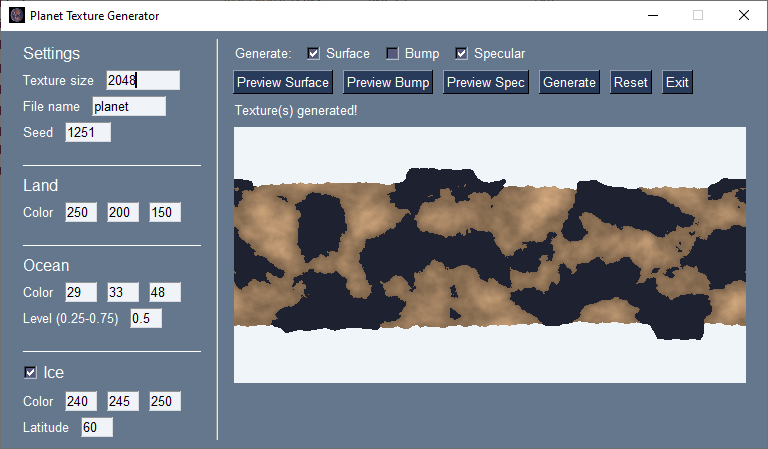

Write the Python code that produced this figure.
from itertools import product
from math import radians, pi, sin, cos, sqrt
from random import randint
import os
import sys
import inspect
from PIL import Image, ImageDraw, ImageFilter
import noise
import PySimpleGUI as sg

def folder(follow_symlinks=True): # Automatic main folder path detection (by jfs)
    if getattr(sys, 'frozen', False): # py2exe, PyInstaller, cx_Freeze
        path = os.path.abspath(sys.executable)
    else:
        path = inspect.getabsfile(folder)
    if follow_symlinks:
        path = os.path.realpath(path)
    return os.path.dirname(path) + "/"
path = folder()

def generate(size, seed, type):
    width = size
    height = round(size/2)
    freq = 1
    octaves = 10
    persistence = 0.5
    lacunarity = 2.0
    tex = Image.new('RGB', (width, height))
    spec = Image.new('RGB', (width, height))
    scale = 5
    latitudes = [lat / scale for lat in range(int(-90 * scale), int(90 * scale) + 1)]
    longitudes = [lng / scale for lng in range(int(-180 * scale), int(180 * scale) + 1)]
    radius = height / pi
    lng_std = 0
    lat_std = 0
    if seed == '':
        rand = randint(-20000, 20000)
    else:
        rand = eval(seed)
    for x, y in product(range(width), range(height)):
        uvx = x / width
        uvy = y / height
        my = sin(uvy * pi - pi / 2)
        mx = cos(uvx * 2 * pi) * cos(uvy * pi - pi / 2)
        mz = sin(uvx * 2 * pi) * cos(uvy * pi - pi / 2)
        z = noise.snoise3(
            (mx + rand) / freq,
            (my + rand) / freq,
            mz / freq,
            octaves=octaves,
            persistence=persistence,
            lacunarity=lacunarity
        )
        z_normalized = (z + 1) / 2
        if type == 'Surface':
            color_a = (int(z_normalized*eval(values['LandR'])), int(z_normalized*eval(values['LandG'])), int(z_normalized*eval(values['LandB'])))
            color_b = (eval(values['OceanR']), eval(values['OceanG']), eval(values['OceanB']))
        if type == 'Bump':
            color_a = (int(z_normalized*200), int(z_normalized*200), int(z_normalized*200))
            color_b = (0, 0, 0)
        if type == 'Specular':
            color_a = (0, 0, 0)
            color_b = (255, 255, 255)
        if z_normalized > eval(values['OceanLevel']):
            color = color_a
        else:
            color = color_b
        tex.putpixel((x, y), color)
    return tex

def add_ice(img, lat, iceColor):
    rand = 20    # maximum random brightness addition
    blur = 2     # noise blur radius
    side = 12    # half side of ice square near land
    snow = 40    # extra brightness on land
    lon = 6      # luminance addition from longitude
    w0 = img.size[0]
    w = int(w0 * 1.5)
    h = img.size[1]
    # Create maps one and a half times longer than the original
    base = Image.new('RGB', (w, h))
    spec = Image.new('L', (w, h), 255) # water map
    mask = Image.new('L', (w, h)) # conditionally temperature map
    draw_spec = ImageDraw.Draw(spec)
    draw_mask = ImageDraw.Draw(mask)
    base.paste(img, (0, 0))
    base.paste(img, (w0, 0))
    draw_base = ImageDraw.Draw(base)
    # Add polar ice caps to the mask and fill in the water map
    for x in range(w):
        for y in range(h):
            br = 255 * (1 + sin(pi * (1 + y/h))) # formula of caps from illumination
            br += lon * sin(pi*(1 + 3*x / w))  # roughness by longitude
            color = base.getpixel((x, y))
            if not (color[0] == eval(values['OceanR']) and color[1] == eval(values['OceanG']) and color[2] == eval(values['OceanB'])):
                br += snow
                draw_spec.point((x, y), 0)
            br += randint(-rand, rand)
            draw_mask.point((x, y), int(br))
    # "Pulling" ice to the continents using the Pluto-Charon heights method
    p = spec.load()
    for x, y in product(range(w), range(h)):
            b0 = p[x, y]
            if b0 != 0:
                n = 0
                while True:
                    n += 1
                    if x+n >= w or y+n >= h or x-n <= 0 or y-n <= 0:
                        break
                    if n > side:
                        break
                    for i in range(1, n+1):
                        if 0 in [p[x+i, y+n], p[x+i, y-n], p[x-i, y+n], p[x-i, y-n], p[x+n, y+i], p[x+n, y-i], p[x-n, y+i], p[x-n, y-i]]:
                            a = 1 - sqrt(n**2 + i**2) / side
                            b1 = mask.getpixel((x, y)) + int(a * snow/4)
                            draw_mask.point((x, y), b1)
                            break
    # Transferring ice from mask to base map
    mask = mask.filter(ImageFilter.GaussianBlur(blur))
    mask.save(path + 'mask.png')
    base = base.convert('RGBA')
    draw_base = ImageDraw.Draw(base)
    limit = (1 - abs(cos(radians(lat)))) * 255
    for x, y in product(range(w), range(h)):
        if mask.getpixel((x, y)) > limit:
            color = iceColor
            draw_spec.point((x, y), 64)
        else:
            color = base.getpixel((x, y))
        draw_base.point((x, y), color)
    # Move the piece, cut off the excess and save
    crop = (w0, 0, int(1.25 * w0), h)
    base.paste(base.crop(crop))
    spec.paste(spec.crop(crop))
    cut = (0, 0, w0, h) # original size
    os.remove(path + 'mask.png')
    return [base.crop(cut), spec.crop(cut)]

left = [
    [sg.Text('Settings', font=("arial", 12))],
    [sg.Text('Texture size'), sg.Input(size=(10, 1), key='TexSize', default_text='2048')],
    [sg.Text('File name'), sg.Input(size=(10, 1), key='Filename', default_text='planet')],
    [sg.Text('Seed'), sg.Input(size=(6, 1), key='Seed', default_text=randint(-20000, 20000))],
    [sg.Text("_" * 32, size=(22, 1))],
    [sg.Text('Land', font=("arial", 12))],
    [sg.Text('Color'),
    sg.Input(size=(4, 1), key='LandR', default_text='250'),
    sg.Input(size=(4, 1), key='LandG', default_text='200'),
    sg.Input(size=(4, 1), key='LandB', default_text='150')],
    [sg.Text("_" * 32, size=(22, 1))],
    [sg.Text('Ocean', font=("arial", 12))],
    [sg.Text('Color'),
    sg.Input(size=(4, 1), key='OceanR', default_text='29'),
    sg.Input(size=(4, 1), key='OceanG', default_text='33'),
    sg.Input(size=(4, 1), key='OceanB', default_text='48')],
    [sg.Text('Level (0.25-0.75)'), sg.Input(size=(4, 1), key='OceanLevel', default_text='0.5')],
    [sg.Text("_" * 32, size=(22, 1))],
    [sg.Checkbox('Ice', font=("arial", 12), key='Ice', default=False, enable_events=True)],
    [sg.Text('Color'),
    sg.Input(size=(4, 1), key='IceR', default_text='240', disabled=True, disabled_readonly_text_color='#444444', disabled_readonly_background_color='#bbbbbb'),
    sg.Input(size=(4, 1), key='IceG', default_text='245', disabled=True, disabled_readonly_text_color='#444444', disabled_readonly_background_color='#bbbbbb'),
    sg.Input(size=(4, 1), key='IceB', default_text='250', disabled=True, disabled_readonly_text_color='#444444', disabled_readonly_background_color='#bbbbbb')],
    [sg.Text('Latitude'), sg.Input(size=(4, 1), key='IceLevel', default_text='60', disabled=True, disabled_readonly_text_color='#444444', disabled_readonly_background_color='#bbbbbb')],
]
right = [
    [sg.Text('Generate:'), sg.Checkbox('Surface', key='Surface', default=True), sg.Checkbox('Bump', key='Bump', default=False), sg.Checkbox('Specular', key='Spec', default=True)],
    [sg.Button('Preview Surface'), sg.Button('Preview Bump'), sg.Button('Preview Spec'), sg.Button('Generate'), sg.Button('Reset'), sg.Button('Exit')],
    [sg.Text(size=(25, 1), key='Output')],
    [sg.Image(path+'blank.png', key='Preview')],
]
layout = [
    [sg.Column(left), sg.VSeperator(), sg.Column(right)]
]
window = sg.Window('Planet Texture Generator', layout, icon='icon.ico')

while True:
    event, values = window.read()
    temp = Image.new('RGB', (512, 256), (255, 255, 255))
    temp.save(path + 'temp.png')

    if event == sg.WIN_CLOSED or event == 'Exit':
        os.remove(path + 'temp.png')
        break

    if event == 'Reset':
        window['TexSize'].update('2048')
        window['Filename'].update('planet')
        window['Seed'].update(randint(-20000, 20000))
        window['LandR'].update('250')
        window['LandG'].update('200')
        window['LandB'].update('150')
        window['OceanR'].update('29')
        window['OceanG'].update('33')
        window['OceanB'].update('48')
        window['OceanLevel'].update('0.5')
        window['Ice'].update(False)
        window['IceR'].update('240', disabled=True, text_color='#444444')
        window['IceG'].update('245', disabled=True, text_color='#444444')
        window['IceB'].update('250', disabled=True, text_color='#444444')
        window['IceLevel'].update('60', disabled=True, text_color='#444444')
        window['Surface'].update(True)
        window['Spec'].update(True)
        window['Bump'].update(False)
        window['Output'].update('All fields reset!')

    if event.startswith('Ice'):
        if values['Ice'] == True:
            window['IceR'].update(disabled=False, text_color='#000000')
            window['IceG'].update(disabled=False, text_color='#000000')
            window['IceB'].update(disabled=False, text_color='#000000')
            window['IceLevel'].update(disabled=False, text_color='#000000')
        if values['Ice'] == False:
            window['IceR'].update(disabled=True, text_color='#444444')
            window['IceG'].update(disabled=True, text_color='#444444')
            window['IceB'].update(disabled=True, text_color='#444444')
            window['IceLevel'].update(disabled=True, text_color='#444444')

    if event == 'Preview Surface':
        tex = generate(512, values['Seed'], 'Surface')
        if values['Ice']:
            tex = add_ice(tex, eval(values['IceLevel']), (eval(values['IceR']), eval(values['IceG']), eval(values['IceB'])))[0]
        tex.save(path + 'temp.png')
        window['Preview'].update(path + 'temp.png')
    if event == 'Preview Bump':
        tex = generate(512, values['Seed'], 'Bump')
        tex.save(path + 'temp.png')
        window['Preview'].update(path + 'temp.png')
    if event == 'Preview Spec':
        tex = generate(512, values['Seed'], 'Specular')
        if values['Ice']:
            tex = add_ice(tex, eval(values['IceLevel']), (eval(values['IceR']), eval(values['IceG']), eval(values['IceB'])))[1]
        tex.save(path + 'temp.png')
        window['Preview'].update(path + 'temp.png')

    if event == 'Generate':
        window['Output'].update('Generating texture...')
        if values['LandR'] == '' or values['LandG'] == '' or values['LandB'] == '':
            window['Output'].update('Error: missing land color!')
        elif values['OceanR'] == '' or values['OceanG'] == '' or values['OceanB'] == '':
            window['Output'].update('Error: missing ocean color!')
        elif values['OceanLevel'] == '':
            window['Output'].update('Error: missing ocean level!')
        elif values['Ice'] == True and values['IceLevel'] == '':
            window['Output'].update('Error: missing ice level!')
        elif values['TexSize'] == '':
            window['Output'].update('Error: missing texture size!')
        elif values['Filename'] == '':
            window['Output'].update('Error: missing filename!')
        else:
            size = eval(values['TexSize'])
            if values['Surface']:
                tex = generate(size, values['Seed'], 'Surface')
                if values['Ice']:
                    tex = add_ice(tex, eval(values['IceLevel']), (eval(values['IceR']), eval(values['IceG']), eval(values['IceB'])))[0]
                    spec = add_ice(tex, eval(values['IceLevel']), (eval(values['IceR']), eval(values['IceG']), eval(values['IceB'])))[1]
                tex.save(path + '%s.png' % values['Filename'])
            if values['Bump']:
                bump = generate(size, values['Seed'], 'Bump')
                bump.save(path + '%s-bump.png' % values['Filename'])
            if values['Spec']:
                if values['Ice'] == False or values['Surface'] == False:
                    spec = generate(size, values['Seed'], 'Specular')
                spec.save(path + '%s-spec.png' % values['Filename'])
            window['Output'].update('Texture(s) generated!')

window.close()
